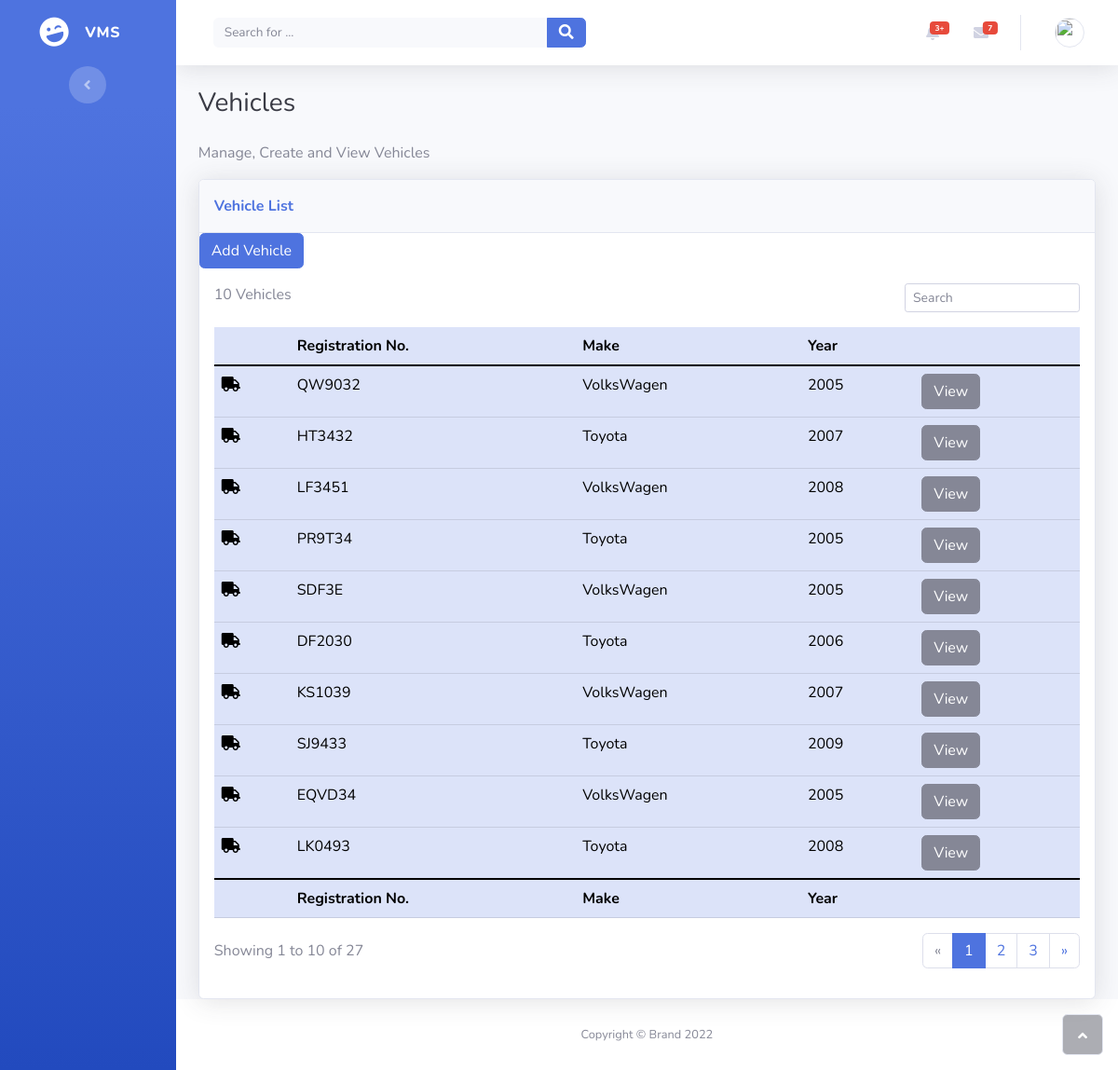
Screenshot of /vehicle_list.php with the database file from the repository.
### tables this page shows
CREATE TABLE `vehicles` (
  `id` int(11) NOT NULL,
  `registration_no` varchar(50) NOT NULL,
  `make` text NOT NULL,
  `capacity` int(11) NOT NULL,
  `year` int(11) NOT NULL
);

### includes/entity/vehicle.php (called while the page is built, shortened)
<?php
class Vehicle
{
    public function __construct($data)
    {
        $this->id = $data["id"];
        $this->registrationNo = $data["registration_no"];
        $this->make = $data["make"];
        $this->year = $data["year"];
    }
    public static function all()
    {
        $vehicles = [];
        $connection = DBConnection::getConnection();
        $table = self::TABLE;
        $columns = self::COLUMNS;
        $query = "SELECT {$columns} FROM {$table}";
        $sth = $connection->prepare($query);
        if ($sth->execute()) {
            foreach ($sth->fetchAll() as $vehicle) {
                $vehicles[] = new Vehicle($vehicle);
            }
        }
        return $vehicles;
    }
}

### vehicle_list.php (the view, shortened to what this page needs)
<?php
include_once "./includes/utils.php";
include_once "./includes/entity/vehicle.php";
$vehicles = Vehicle::all();
?>
<!DOCTYPE html>
<html>
<head>
    <link rel="stylesheet" href="assets/bootstrap/css/bootstrap.min.css">
    <link rel="stylesheet" href="assets/fonts/fontawesome-all.min.css">
</head>
<body id="page-top">
    <div id="wrapper">
        <?php include_once('./components/nav_bar.php') ?>
        <div class="d-flex flex-column" id="content-wrapper">
            <div id="content">
                <nav class="navbar navbar-light navbar-expand bg-white shadow mb-4 topbar static-top">
                    <div class="container-fluid"><button class="btn btn-link d-md-none rounded-circle me-3" id="sidebarToggleTop" type="button"><i class="fas fa-bars"></i></button>
                        <form class="d-none d-sm-inline-block me-auto ms-md-3 my-2 my-md-0 mw-100 navbar-search">
                            <div class="input-group"><input class="bg-light form-control border-0 small" type="text" placeholder="Search for ..."><button class="btn btn-primary py-0" type="button"><i class="fas fa-search"></i></button></div>
                        </form>
                    </div>
                </nav>
                <div class="container-fluid">
                    <h3 class="text-dark mb-4">Vehicles</h3>
                    <p>Manage, Create and View Vehicles</p>
                    <div class="card shadow">
                        <div class="card-header py-3">
                            <p class="text-primary m-0 fw-bold">Vehicle List</p>
                        </div>
                        <a href="vehicle_create.php"><button type="button" class="btn btn-primary">Add Vehicle</button></a>
                        <div class="card-body">
                            <div class="row">
                                <div class="col-md-6 text-nowrap">
                                    <span><?php echo count($vehicles); ?> Vehicles</span>
                                </div>
                                <div class="col-md-6">
                                    <div class="text-md-end dataTables_filter" id="dataTable_filter"><label class="form-label"><input type="search" class="form-control form-control-sm" aria-controls="dataTable" placeholder="Search"></label></div>
                                </div>
                            </div>
                            <div class="table-responsive table mt-2" id="dataTable" role="grid" aria-describedby="dataTable_info">
                                <table class="table table-primary my-0" id="dataTable">
                                    <thead>
                                        <tr>
                                            <th></th>
                                            <th>Registration No.</th>
                                            <th>Make</th>
                                            <th>Year</th>
                                            <th></th>
                                        </tr>
                                    </thead>
                                    <tbody>
                                        <?php
                                        foreach ($vehicles as $vehicle) {
                                        ?>
                                            <tr>
                                                <td><i class="fas fa-truck mr-2"></td>
                                                <td></i><?php echo $vehicle->registrationNo; ?></td>
                                                <td><?php echo $vehicle->make; ?></td>
                                                <td><?php echo $vehicle->year; ?></td>
                                                <td><a href="vehicle_detail.php?id=<?php echo $vehicle->id; ?>"><button type="button" class="btn btn-secondary">View</button></a></td>
                                            </tr>
                                        <?php
                                        }
                                        ?>
                                    </tbody>
                                    <tfoot>
                                        <tr>
                                            <td><strong></strong></td>
                                            <td><strong>Registration No.</strong></td>
                                            <td><strong>Make</strong></td>
                                            <td><strong>Year</strong></td>
                                            <td><strong></strong></td>
                                        </tr>
                                    </tfoot>
                                </table>
                            </div>
                            <div class="row">
                                <div class="col-md-6 align-self-center">
                                    <p id="dataTable_info" class="dataTables_info" role="status" aria-live="polite">Showing 1 to 10 of 27</p>
                                </div>
                                <div class="col-md-6">
                                    <nav class="d-lg-flex justify-content-lg-end dataTables_paginate paging_simple_numbers">
                                        <ul class="pagination">
                                            <li class="page-item disabled"><a class="page-link" aria-label="Previous" href="#"><span aria-hidden="true">«</span></a></li>
                                            <li class="page-item active"><a class="page-link" href="#">1</a></li>
                                            <li class="page-item"><a class="page-link" href="#">2</a></li>
                                            <li class="page-item"><a class="page-link" href="#">3</a></li>
                                            <li class="page-item"><a class="page-link" aria-label="Next" href="#"><span aria-hidden="true">»</span></a></li>
                                        </ul>
                                    </nav>
                                </div>
                            </div>
                        </div>
                    </div>
                </div>
            </div>
            <footer class="bg-white sticky-footer">
                <div class="container my-auto">
                    <div class="text-center my-auto copyright"><span>Copyright © Brand 2022</span></div>
                </div>
            </footer>
        </div>
    </div><a class="border rounded d-inline scroll-to-top" href="#page-top"><i class="fas fa-angle-up"></i></a>
</body>
</html>

### rows the page displays
vehicles: registration_no "QW9032", make "VolksWagen", year "2005"
vehicles: registration_no "HT3432", make "Toyota", year "2007"
vehicles: registration_no "LF3451", make "VolksWagen", year "2008"
vehicles: registration_no "PR9T34", make "Toyota", year "2005"
vehicles: registration_no "SDF3E", make "VolksWagen", year "2005"
vehicles: registration_no "DF2030", make "Toyota", year "2006"
vehicles: registration_no "KS1039", make "VolksWagen", year "2007"
vehicles: registration_no "SJ9433", make "Toyota", year "2009"
vehicles: registration_no "EQVD34", make "VolksWagen", year "2005"
vehicles: registration_no "LK0493", make "Toyota", year "2008"

### other values shown
count($vehicles) "10"
